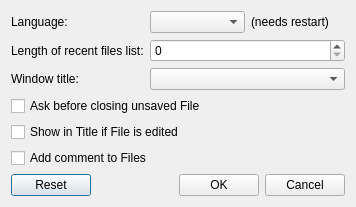
<?xml version="1.0" encoding="UTF-8"?>
<ui version="4.0">
 <class>SettingsDialog</class>
 <widget class="QDialog" name="SettingsDialog">
  <property name="geometry">
   <rect>
    <x>0</x>
    <y>0</y>
    <width>356</width>
    <height>206</height>
   </rect>
  </property>
  <property name="windowTitle">
   <string>Settings</string>
  </property>
  <layout class="QVBoxLayout" name="verticalLayout">
   <item>
    <layout class="QFormLayout" name="formLayout">
     <item row="0" column="0">
      <widget class="QLabel" name="label">
       <property name="text">
        <string>Language:</string>
       </property>
      </widget>
     </item>
     <item row="0" column="1">
      <layout class="QHBoxLayout" name="horizontalLayout_4">
       <item>
        <widget class="QComboBox" name="language_box">
         <property name="maximumSize">
          <size>
           <width>200</width>
           <height>16777215</height>
          </size>
         </property>
        </widget>
       </item>
       <item>
        <widget class="QLabel" name="label_2">
         <property name="text">
          <string>(needs restart)</string>
         </property>
        </widget>
       </item>
      </layout>
     </item>
     <item row="1" column="0">
      <widget class="QLabel" name="label_3">
       <property name="text">
        <string>Length of recent files list:</string>
       </property>
      </widget>
     </item>
     <item row="1" column="1">
      <widget class="QSpinBox" name="recent_files_spin_box"/>
     </item>
     <item row="2" column="0">
      <widget class="QLabel" name="label_4">
       <property name="text">
        <string>Window title:</string>
       </property>
      </widget>
     </item>
     <item row="2" column="1">
      <widget class="QComboBox" name="window_title_box"/>
     </item>
    </layout>
   </item>
   <item>
    <widget class="QCheckBox" name="check_save_check_box">
     <property name="text">
      <string>Ask before closing unsaved File</string>
     </property>
    </widget>
   </item>
   <item>
    <widget class="QCheckBox" name="title_edited_check_box">
     <property name="text">
      <string>Show in Title if File is edited</string>
     </property>
    </widget>
   </item>
   <item>
    <widget class="QCheckBox" name="add_comment_check_box">
     <property name="text">
      <string>Add comment to Files</string>
     </property>
    </widget>
   </item>
   <item>
    <spacer name="verticalSpacer">
     <property name="orientation">
      <enum>Qt::Vertical</enum>
     </property>
     <property name="sizeHint" stdset="0">
      <size>
       <width>20</width>
       <height>40</height>
      </size>
     </property>
    </spacer>
   </item>
   <item>
    <layout class="QHBoxLayout" name="horizontalLayout_2">
     <item>
      <widget class="QPushButton" name="reset_button">
       <property name="text">
        <string>Reset</string>
       </property>
      </widget>
     </item>
     <item>
      <spacer name="horizontalSpacer">
       <property name="orientation">
        <enum>Qt::Horizontal</enum>
       </property>
       <property name="sizeHint" stdset="0">
        <size>
         <width>40</width>
         <height>20</height>
        </size>
       </property>
      </spacer>
     </item>
     <item>
      <widget class="QPushButton" name="ok_button">
       <property name="text">
        <string>OK</string>
       </property>
      </widget>
     </item>
     <item>
      <widget class="QPushButton" name="cancel_button">
       <property name="text">
        <string>Cancel</string>
       </property>
      </widget>
     </item>
    </layout>
   </item>
  </layout>
 </widget>
 <resources/>
 <connections/>
</ui>
